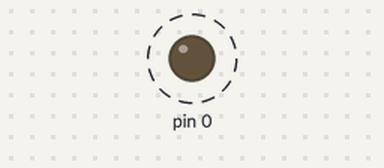
Simulated run of this sketch. Board: Arduino Uno, built with avr-gcc and run on an emulated ATmega328P. Parts: output pins drawn as LEDs (lit = HIGH). Dashed ring = blinking.

Above: at 0.4 s.
Timing chart, 0 to 4.6 s (numbered marks = the images above):
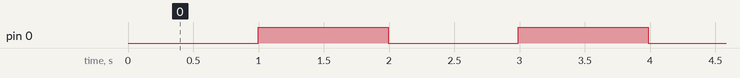

The sketch:

1.1.ino
```cpp
#include <avr/io.h>
#include <util/delay.h>

int main(void)
{
  int count = 0;
  DDRD = 0x01;
  TCCR0A = 0x00;
  TCCR0B = 0x03;

  while(true){
    if(TCNT0 == 249){
      count++;
      TCNT0 = 0;
    }
    if (count == 1000){
      PORTD ^= 0x01;
      count = 0;
    }
  }
}
```

Measured:
- by itself, pin 0: alternates HIGH for 1.0 s and LOW for 1.0 s
